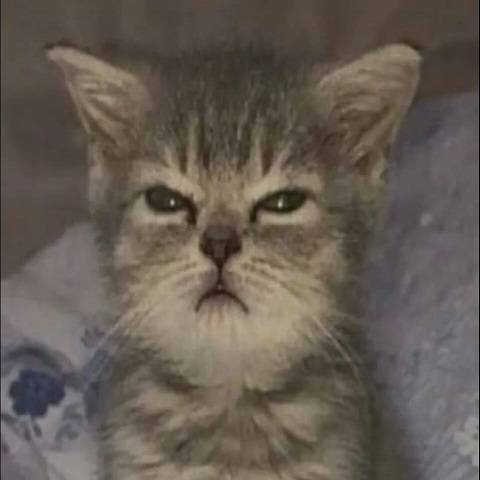
//> input picture РЗО1/image.jpg, 480 x 480 px
$ ./РЗО   (built with g++ and OpenCV 4)
//> lines starting //> are read from the running program, lines starting //| are printed output that depends on the picture
#include <opencv2/opencv.hpp>
#include <iostream>

using namespace cv;
using namespace std;

int main()
{
    Mat image = imread("image.jpg");
//> image is the input picture: 480 rows x 480 cols, CV_8UC3; mean B, G, R 83.1, 91.8, 100.9

    if (image.empty())
    {
        cout << "Ошибка загрузки изображения!" << endl;
        return -1;
    }

    imshow("Original Image", image);

    Mat grayImage;
    cvtColor(image, grayImage, COLOR_BGR2GRAY);
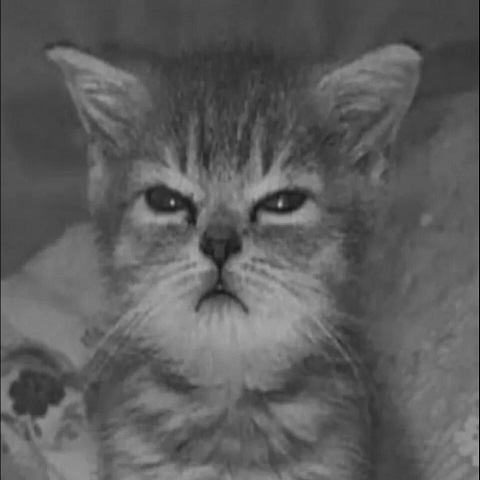
//> grayImage: 480 rows x 480 cols, CV_8UC1; min 0, max 183, mean 93.5
    imshow("Grayscale", grayImage);

    Mat resizedImage;
    resize(image, resizedImage, Size(), 0.5, 0.5);
    imshow("Resized", resizedImage);

    Mat rotatedImage;
    rotate(image, rotatedImage, ROTATE_90_CLOCKWISE);
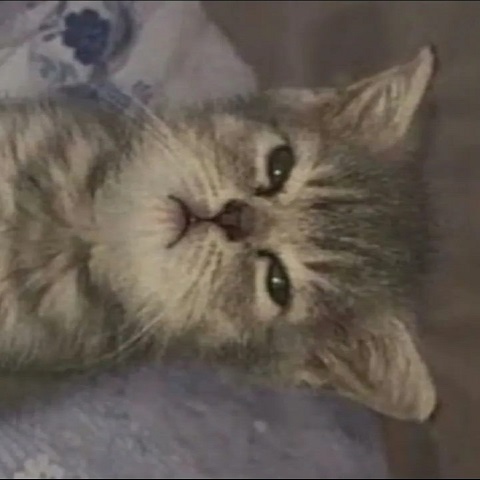
//> rotatedImage: 480 rows x 480 cols, CV_8UC3; mean B, G, R 83.1, 91.8, 100.9
    imshow("Rotated", rotatedImage);

    Mat blurredImage;
    GaussianBlur(image, blurredImage, Size(15, 15), 0);
    imshow("Gaussian Blur", blurredImage);

    Mat edges;
    Canny(grayImage, edges, 100, 200);
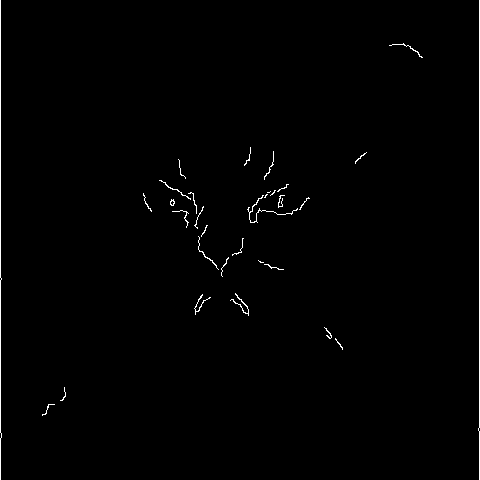
//> edges: 480 rows x 480 cols, CV_8UC1; 0.81% white in thin lines or dots
    imshow("Canny Edges", edges);

    imwrite("gray_output.jpg", grayImage);
    imwrite("resized_output.jpg", resizedImage);
    imwrite("rotated_output.jpg", rotatedImage);
    imwrite("blurred_output.jpg", blurredImage);
    imwrite("edges_output.jpg", edges);

    waitKey(0);
    destroyAllWindows();

    return 0;
}
